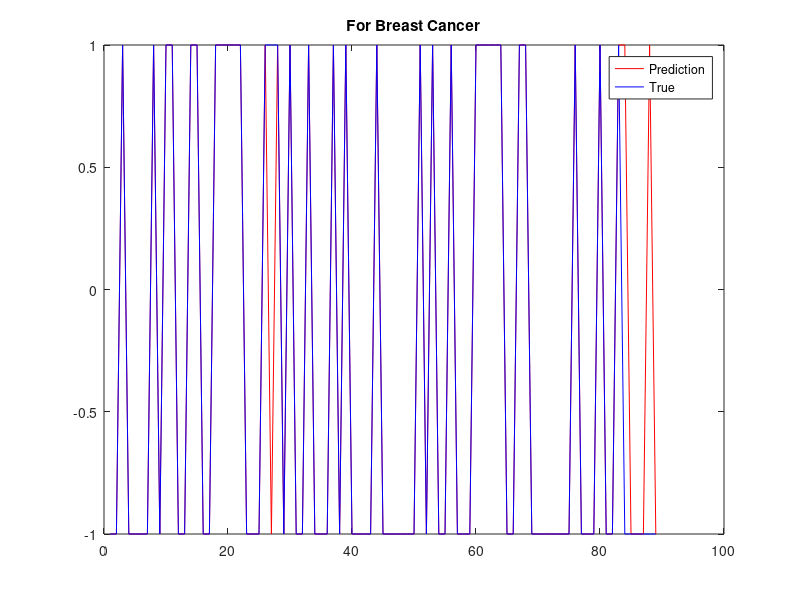

The MATLAB source for this figure:
clc
clear
close all


load D_bc_te.mat;
load D_bc_tr.mat;
initial_cpu_time = cputime;
Xtr = D_bc_tr(1:30,:);
Ytr = D_bc_tr(31,:);


Xte = D_bc_te(1:30,:);
Yte = D_bc_te(31,:);


X_hat_new=[Xtr;ones(1,480)];
X_hat_new=X_hat_new.';
W_hat= pinv(X_hat_new.'*X_hat_new)*X_hat_new.'*Ytr';
for i=1:30
    Wstar(i)=W_hat(i,:);
end

Bstar=W_hat(31,:);   
Yfinal1= Wstar*Xte+Bstar;

Ypre=sign(Yfinal1);

mis_class1=0;
for i=1:89
    if Ypre(:,i)~=Yte(:,i)
        mis_class1=mis_class1+1;
    end
end 
        
mis_class1

error_perc=(mis_class1/length(Yte))*100
error=norm(Yte-Ypre,'fro');
e=norm(Yte,'fro');

error_relative=error/e;

figure, plot(Ypre,'r-');
hold on;
plot(Yte(1,:),'b-');
legend('Prediction','True');
title('For Breast Cancer');
final_cpu_time = cputime; 
AvgCPUtime = (final_cpu_time - initial_cpu_time)
